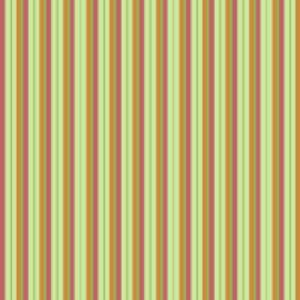
#> input picture train/banded/banded_0002.jpg, 300 x 300 px; its folder holds only this picture in this run
$ python main.py
#> lines starting #> are read from the running program, lines starting #| are printed output that depends on the picture
import os
from PIL import Image
from numpy import asarray, ndarray, array, delete, save, load
from typing import List, Dict


class Test:
    def __init__(self, pass_count: int, fail_count: int):
        self.pass_count = pass_count
        self.fail_count = fail_count


class Histogram:
    def __init__(self, histogram: ndarray, label: str, path: str):
        self.histogram = histogram
        self.label = label
        self.path = path


histograms: List[Histogram] = []


def main():
    global histograms
    global tests_by_label

    # take an input from user to set train_from_scratch
    train_from_scratch = input("Train from scratch? (y/n): ") == 'y'
#> the answer given: y

    # if train_from_scratch is true, train the system
    # else load the training data from the file
    if train_from_scratch:
        labels = os.listdir('train')
        # iterate through the labels
        for label in labels:
            files = os.listdir(f'train/{label}')
            # iterate through the images in each label
            for file in files:
                print("Training >", label, file)
                train(label, f'train/{label}/{file}')
#> in read_image, image is the input picture: PIL image 300x300 RGB; mean R, G, B 193.5, 178.5, 117.6
#> in convert_to_grayscale, `Y = (0.299 * arr[:, :, 0] + 0.587 * arr[:, :, 1] + 0.114 * arr[:, :, 2..`:
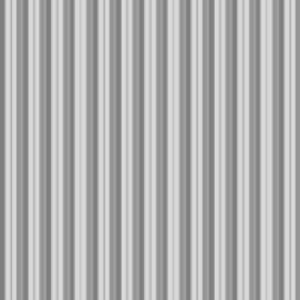
#> Y: shape (300, 300); min 123, max 220, mean 176
#> after the loop in create_lbp, `for i in range(1, arr.shape[0] - 1):`:
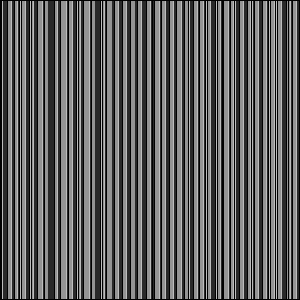
#> lbp_arr: shape (300, 300) int64; min 0, max 189, mean 95
#> in create_lbp, `lbp_arr = lbp_arr[1:-1, 1:-1].astype('uint8')`:
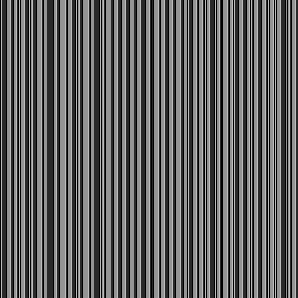
#> lbp_arr: shape (298, 298); min 0, max 189, mean 96.3
#> in lbp_histogram_from_image, `histogram = generate_histogram(lbp_image_arr)`: histogram = 256 values, max 0.376 at index 148, min 0 at index 1, mean 0.00391
#> in train, `h = lbp_histogram_from_image(path)`: h has the same summary as histogram in lbp_histogram_from_image
#> in __init__, `self.histogram = histogram`: self.histogram has the same summary as histogram in lbp_histogram_from_image
#> pass 2 of the loop in main, `for label in labels:`:
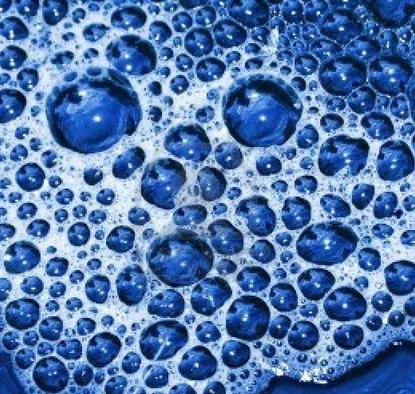
#> input picture train/bubbly/bubbly_0038.jpg, 415 x 394 px
#> in read_image, image is the input picture: PIL image 415x394 RGB; mean R, G, B 82.9, 119.9, 173
#> Y: shape (394, 415)
#> after the loop in create_lbp (call 2), `for i in range(1, arr.shape[0] - 1):`:
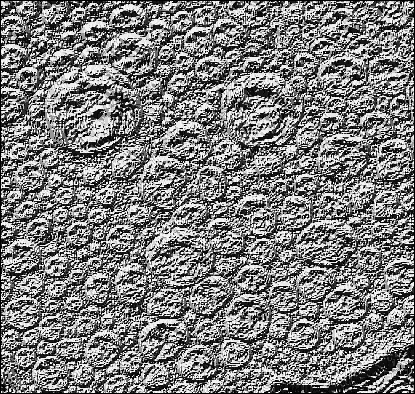
#> lbp_arr: shape (394, 415) int64; min 0, max 255, mean 125.3
#> in create_lbp (call 2), `lbp_arr = lbp_arr[1:-1, 1:-1].astype('uint8')`:
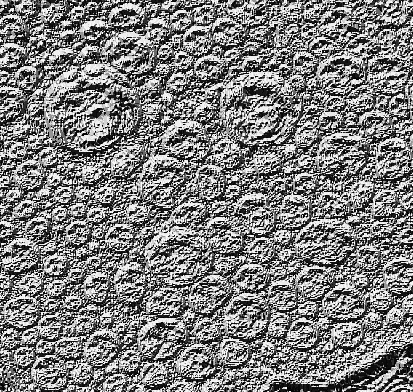
#> lbp_arr: shape (392, 413); min 0, max 255, mean 126.5

        # save the training data to the file
        with open('train_data.npy', 'wb') as f:
            save(f, array(histograms))
    else:
        with open('train_data.npy', 'rb') as f:
            histograms = load(f, allow_pickle=True)

    # initialize the tests_by_label dictionary with the labels as keys from histograms
    tests_by_label = {h.label: Test(0, 0) for h in histograms}
#> tests_by_label = 2 items

    # iterate through the test images
#> (the run stopped early here; a loop or call above may not have finished)
